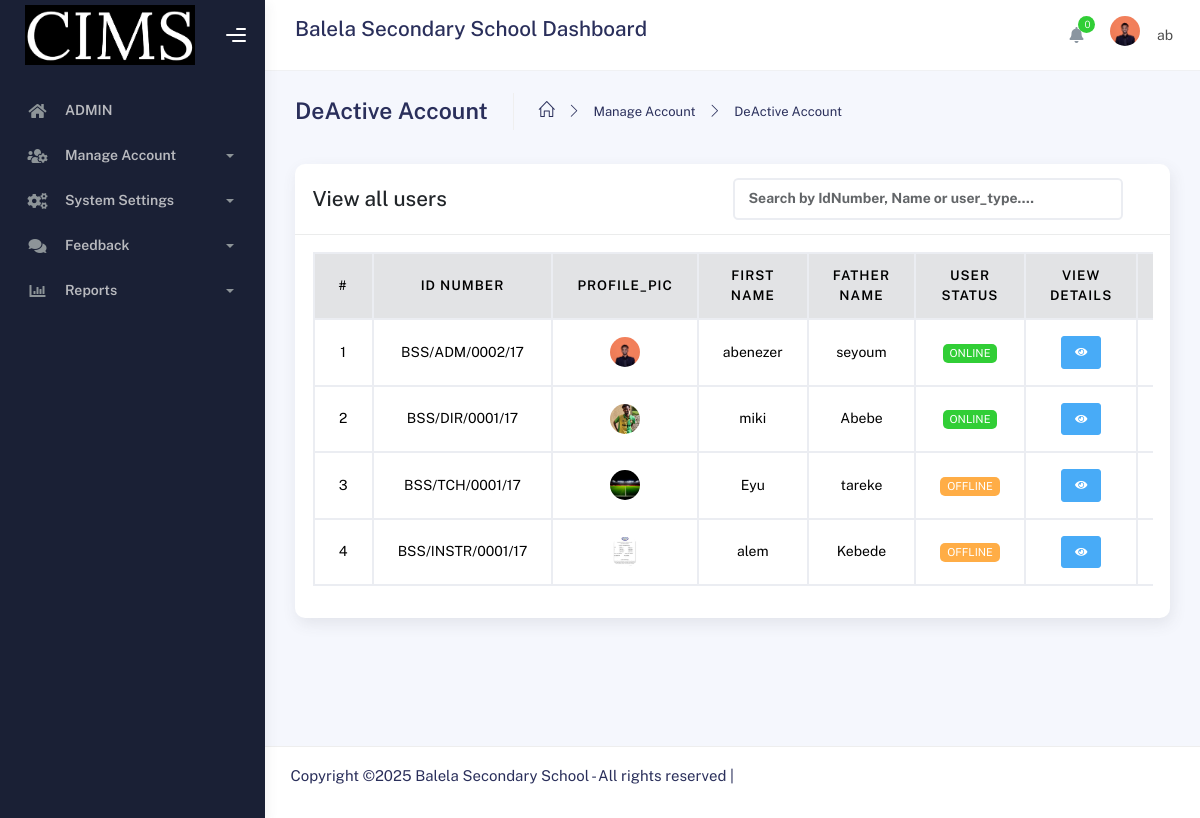
Before: /Admin/Deactive_user.php (signed in) with the older database file.
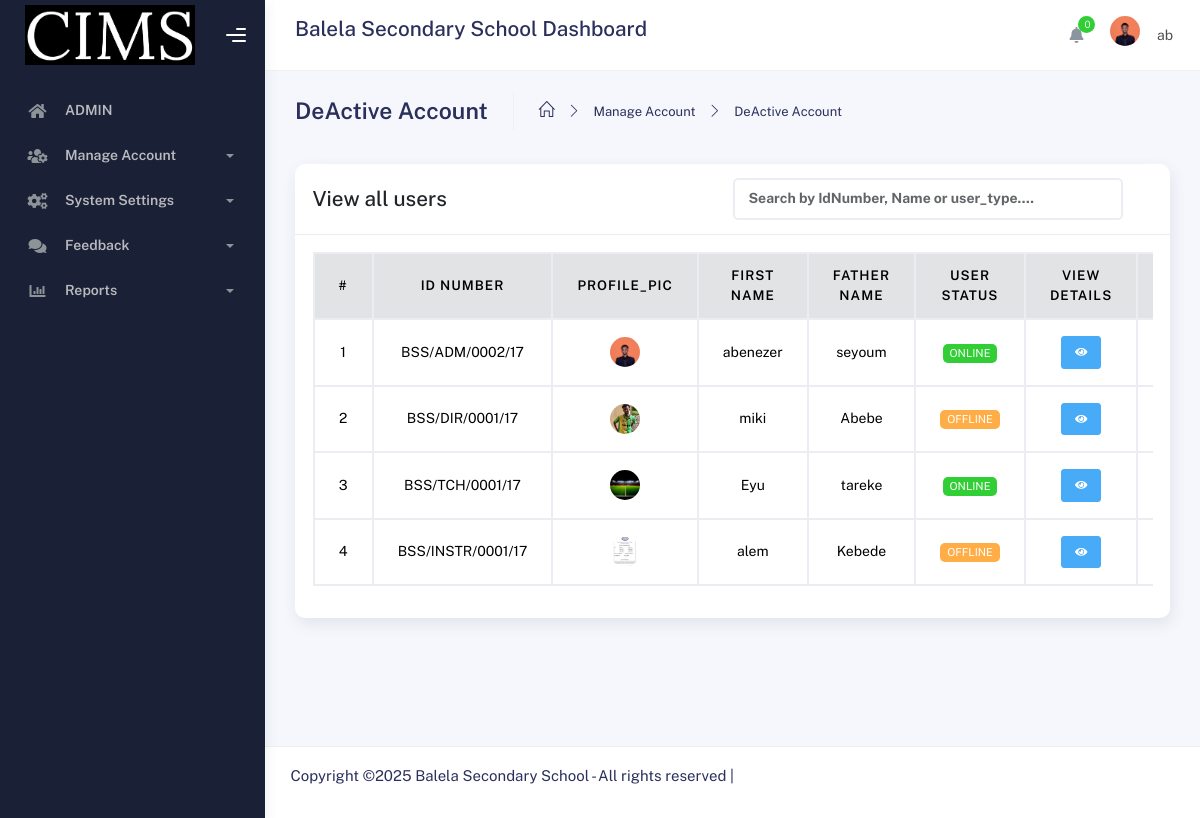
After: the same page with the newer database file.
### tables this page shows
CREATE TABLE IF NOT EXISTS `users` (
  `uid` int NOT NULL AUTO_INCREMENT,
  `idNumber` varchar(50) NOT NULL,
  `profile_picture` varchar(250) NOT NULL,
  `first_name` varchar(30) NOT NULL,
  `father_name` varchar(30) NOT NULL,
  `grandfather_name` varchar(30) NOT NULL,
  `gender` varchar(30) NOT NULL,
  `user_type` varchar(30) NOT NULL,
  `username` varchar(50) NOT NULL,
  `password` varchar(250) NOT NULL,
  `email` varchar(50) NOT NULL,
  `phone` varchar(50) NOT NULL,
  `user_status` int NOT NULL,
  PRIMARY KEY (`uid`)
);

### Admin/Deactive_user.php (the view, shortened to what this page needs)
<?php
include('adminHeader.php');
?>
<?php
$profile = getUserByID($_SESSION["uid"]);
$roleName = getRoleNameById($profile["user_type"]);
if (isset($_SESSION["uid"]) && ($roleName == "Admin")) {
?>
<div class="container">
  <div class="page-inner">
    <div class="page-header">
        <h3 class="fw-bold mb-3">DeActive Account</h3>
    <ul class="breadcrumbs mb-3">
        <li class="nav-home"><a href="#"><i class="icon-home"></i></a></li>
        <li class="separator"><i class="icon-arrow-right"></i></li>
        <li class="nav-item"><a href="#">Manage Account</a></li>
        <li class="separator"><i class="icon-arrow-right"></i></li>
        <li class="nav-item"><a href="#">DeActive Account</a></li>
    </ul>
 </div>
<div class="main-content">
<section class="section">
<div class="row">
 <div class="col-12">
  <div class="card">
   <div class="card-header">
    <div class="row w-100 align-items-center">
     <div class="col-12 col-md-6 mb-2 mb-md-0">
     <h4 class="mb-0">View all users</h4>
   </div>
<div class="col-12 col-md-6">
  <form method="GET">
    <div class="input-group">
   <input type="text" name="search" id="userSearch" class="form-control"
       style="font-weight: bold;" placeholder="Search by IdNumber, Name or user_type....">
       </div>
     </form>
   </div>
  </div>
</div>
<?php
  if (isset($_SESSION["uid"])) {
      if (isset($_GET['search']) && !empty(trim($_GET['search']))) {
          $searchTerm = $_GET['search'];
          $users = searchUsers($searchTerm);
      } else {
          $users = getAllUsers();
      }
 ?>
<div class="card-body">
  <div class="table-responsive">
     <table class="table table-hover align-middle text-center" style="border: 2px solid black; border-collapse: collapse; width: 100%;">
  <thead class="table-secondary">
      <tr>
    <th style="border: 2px solid black;">#</th>
    <th style="border: 2px solid black;">ID Number</th>
    <th style="border: 2px solid black;">profile_pic</th>
    <th style="border: 2px solid black;">First Name</th>
    <th style="border: 2px solid black;">Father Name</th>
    <th style="border: 2px solid black;">User Status</th>
    <th style="border: 2px solid black;">View Details</th>
    <th style="border: 2px solid black;">Actions</th>
     </tr>
    </thead>
   <tbody>
   <?php
      $no = 1;
      if (!empty($users)) {
        foreach ($users as $user) {
          $status = user_status($user["user_status"]);
      ?>
  <tr>
    <td style="border: 2px solid black;"><?php echo $no; ?></td>
    <td style="border: 2px solid black;"><?php echo $user["idNumber"]; ?></td>
    <td style="border: 2px solid black;"><img class="profile-img" src="<?php echo $user["profile_picture"]; ?>" alt="Profile Picture" width="100" height="100"></td>
    <td style="border: 2px solid black;"><?php echo $user["first_name"]; ?></td>
    <td style="border: 2px solid black;"><?php echo $user["father_name"]; ?></td>
    <td style="border: 2px solid black;"><?php echo $status; ?></td>
     <td style="border: 2px solid black;">
        <a href="viewUserDetail.php?uid=<?= $user['uid']; ?>" class="btn btn-sm btn-info">
          <i class="fa fa-eye"></i>
        </a>
      </td>
    <td style="border: 2px solid black;">
    </td>
  </tr>
<?php $no++; } } ?>
  <?php } ?>
     </tbody>
     </table>
    </div>
  </div>
 </div>
</div>
</div>
</section>
<?php
  } else {
      echo "some error occurred";
 }
 ?>
</div>
</div>
</div>
<?php
include('footer.php');
?>

### connection/function.php (shortened to what this page needs)
<?php
include 'connection.php';
function decryptPassword($encryptedPassword) {
    $key = hash('sha256', SECRET_KEY);
    $iv = substr(hash('sha256', SECRET_IV), 0, 16);
    return openssl_decrypt($encryptedPassword, ENCRYPT_METHOD, $key, 0, $iv);
}
function user_status($status) {
    if ($status == 0) {
        return "<span class='badge light badge-warning'>OFFLINE</span>";
    } else if ($status == 1) {
        return "<span class='badge light badge-success'>ONLINE</span>";
    } else if ($status == 2) {
        return "<span class='badge light badge-danger'>BLOCKED</span>";
    } else {
        return "<span class='badge light badge-secondary'>UNKNOWN</span>";
    }
}
function getUserByID($data)
{
    global $conn;
    $query = mysqli_query($conn, "SELECT * FROM users WHERE uid = '$data'");
    $result = mysqli_fetch_array($query);
    if ($result && isset($result["password"])) {
        $result["password"] = decryptPassword($result["password"]);
    }
    return $result;
}
function getAllUsers()
{
    global $conn;
    $query = mysqli_query($conn, "select * from users");
    $result = array();
    while ($row = mysqli_fetch_array($query)) {
        array_push($result, $row);
    }
    return $result;
}
function getRoleNameById($role_id) {
    global $conn;
    $role_id = (int)$role_id;
    $query = "SELECT role_name FROM role_type WHERE rid = $role_id";
    $result = mysqli_query($conn, $query);
    if ($result && mysqli_num_rows($result) > 0) {
        $row = mysqli_fetch_assoc($result);
        return $row['role_name'];
    }
    return null;
}
?>

Changed rows visible on the page:
changed users "BSS/DIR/0001/17": user_status "ONLINE" → "OFFLINE"
changed users "BSS/TCH/0001/17": user_status "OFFLINE" → "ONLINE"
